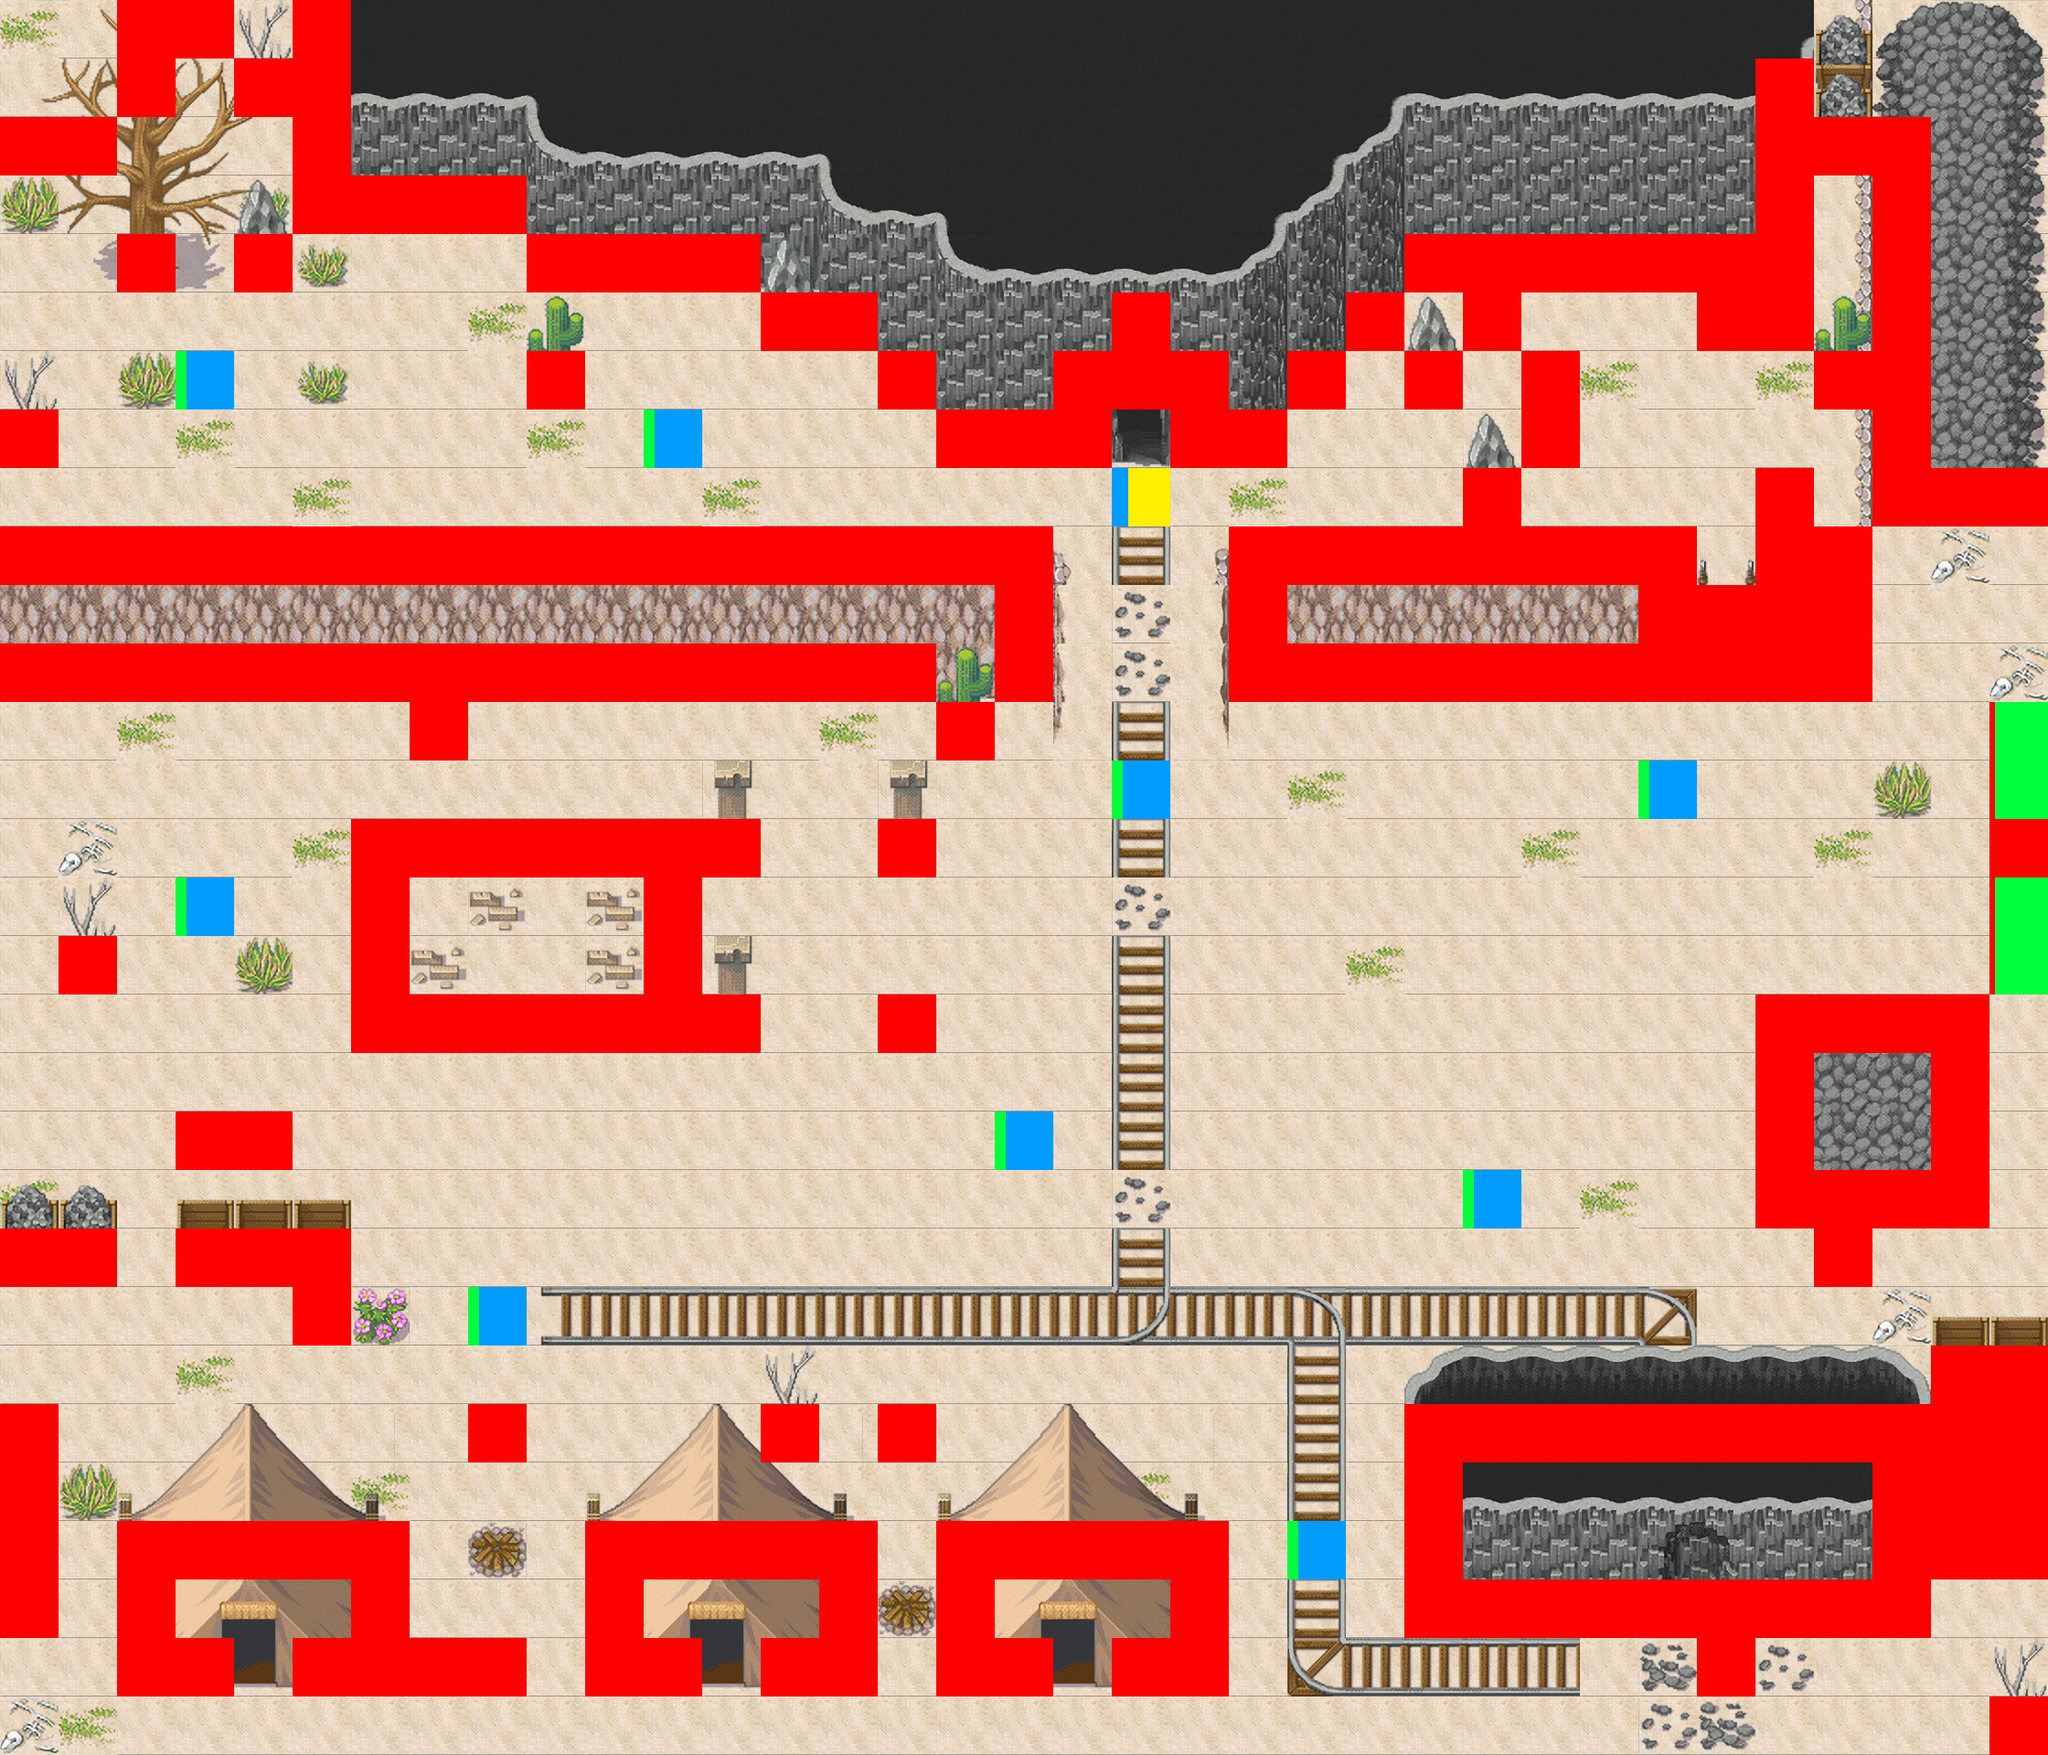

The image is a tile-based game level rendered from a .tmx file. Its description and source (layers, tilesets, objects; grid data summarised) follow:
An orthogonal 35x30 tile map with 64x64 px tiles, 4 tile layers (background, foreground, tree, barrier), 4 tilesets and 10 objects (2x NPC5, playerpointright, Mon2, Mon1, Mon3, ...).

<map version="1.0" orientation="orthogonal" renderorder="right-down" width="35" height="30" tilewidth="64" tileheight="64" nextobjectid="12">
 <tileset firstgid="1" name="tree" tilewidth="320" tileheight="320" tilecount="2" columns="2">
  <image source="desert/tree.png" width="640" height="320" />
 </tileset>
 <tileset firstgid="3" name="background" tilewidth="64" tileheight="64" tilecount="108" columns="18">
  <image source="desert/background.png" width="1152" height="384" />
 </tileset>
 <tileset firstgid="111" name="foreground" tilewidth="64" tileheight="128" tilecount="12" columns="12">
  <image source="desert/foreground.png" width="768" height="128" />
 </tileset>
 <tileset firstgid="123" name="changescene" tilewidth="64" tileheight="64" tilecount="8" columns="8">
  <image source="changescene.png" width="560" height="70" />
  <tile id="0">
   <properties>
    <property name="Collidable" value="true" />
   </properties>
  </tile>
  <tile id="1">
   <properties>
    <property name="changescene" value="4" />
    <property name="nextscenedir" value="left" />
   </properties>
  </tile>
  <tile id="2">
   <properties>
    <property name="patrolpoint" value="true" />
   </properties>
  </tile>
  <tile id="3">
   <properties>
    <property name="changescene" value="6" />
    <property name="nextscenedir" value="down" />
   </properties>
  </tile>
 </tileset>
 <layer name="background" width="35" height="30">
  <properties>
   <property name="cc_vertexz" value="-31" />
  </properties>
  <data>[1050 cells, 1050 non-empty, 79 distinct tile ids]</data>
 </layer>
 <layer name="foreground" width="35" height="30">
  <properties>
   <property name="cc_vertexz" value="automatic" />
  </properties>
  <data>[1050 cells, 42 non-empty, 10 distinct tile ids]</data>
 </layer>
 <layer name="tree" width="35" height="30">
  <properties>
   <property name="cc_vertexz" value="automatic" />
  </properties>
  <data>[1050 cells, 4 non-empty, 2 distinct tile ids]</data>
 </layer>
 <layer name="barrier" width="35" height="30">
  <data>[1050 cells, 259 non-empty, 4 distinct tile ids]</data>
 </layer>
 <objectgroup name="objects">
  <object id="1" name="playerpointright" x="2096" y="902" width="56" height="62" />
  <object id="3" name="playerpointup" type="NPC5" x="1216" y="592" width="58" height="46" />
  <object id="4" name="Mon2" x="576" y="1214" width="62" height="64" />
  <object id="5" name="Mon1" x="196" y="832" width="58" height="54" />
  <object id="6" name="Mon3" x="896" y="1344" width="62" height="54" />
  <object id="7" name="Mon5" x="1346" y="1090" width="56" height="58" />
  <object id="8" name="Mon4" x="1410" y="1468" width="58" height="60" />
  <object id="9" name="Mon6" x="1598" y="896" width="68" height="56" />
  <object id="10" name="savepoint" x="1154" y="958" width="60" height="60" />
  <object id="11" name="NPC5" x="1151" y="833" width="52" height="45" />
 </objectgroup>
</map>